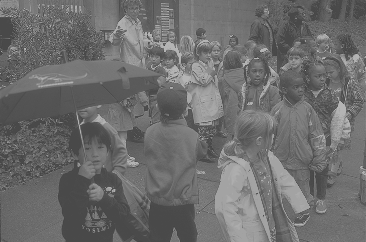
#> input picture lab4/kids.tif, 366 x 242 px
$ python section2.py
#> lines starting #> are read from the running program, lines starting #| are printed output that depends on the picture
import numpy as np
from PIL import Image
import matplotlib.pyplot as plt
from matplotlib import cm

def equalize(x):
    """
    Equalize the image x using histogram equalization. x is left untouched.

    Returns: A histogram-equalized version of x
    """
    fx = cdf(x)
    flat_x = x.flatten()
    y = np.zeros(flat_x.shape)
    for i, pixel_val in enumerate(flat_x):
        y[i] = fx[pixel_val]
    y_min = np.amin(y)
    y_max = np.amax(y)
    z = 255 * (y - y_min) / (y_max - y_min)
    return z.reshape(x.shape)

def cdf(x):
    """
    Compute and return the cummulative distribution function of the image x.
    """
    fx = np.zeros([256])
    # The below does not work well
    # histogram, _ = np.histogram(x.flatten(), bins=256)
    histogram = np.zeros([256])
    for pixel_val in x.flatten():
        histogram[pixel_val] += 1
    # print(histogram)
    # print(sum(histogram[0]))
    total = np.sum(histogram)
    for i in range(len(fx)):
        fx[i] = np.sum(histogram[0:i+1]) / total
    return fx

gray = cm.get_cmap('gray', 256)
im = Image.open('kids.tif')
#> im is the input picture: PIL image 366x242 L; min 70, max 180, mean 108.6
x = np.array(im)

fx = cdf(x)
#> the loop in cdf, `for pixel_val in x.flatten():` made 88572 passes
#> pixel_val on passes 1 to 3: 94, 141, 135
#> after the loop in cdf, `for pixel_val in x.flatten():`: histogram = 256 values, max 3712 at index 73, min 0 at index 0, mean 346
#> in cdf, `total = np.sum(histogram)`: total = 88572
#> after the loop in cdf, `for i in range(len(fx)):`: fx = 256 values from 0 to 1
#> fx = 256 values from 0 to 1
plt.plot(np.linspace(0, 255, 256), fx)
plt.savefig("kids-fx.png")
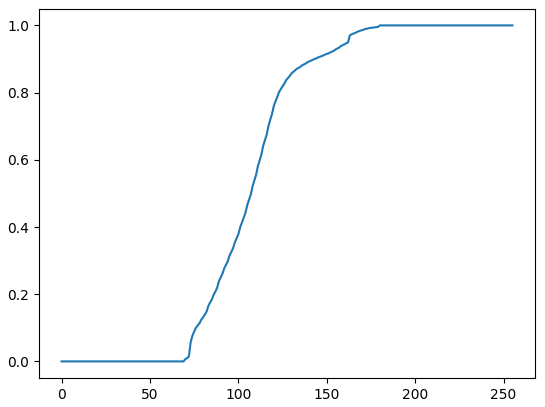
#> figure drawn by matplotlib, 1 panel; curve peaks at x = 180, y = 1
plt.clf()
equalized = equalize(x)
#> the loop in cdf (call 2), `for pixel_val in x.flatten():` made 88572 passes
#> the loop in equalize, `for i, pixel_val in enumerate(flat_x):` made 88572 passes
#> in equalize, `y_min = np.amin(y)`: y_min = 0.00671
#> in equalize, `y_max = np.amax(y)`: y_max = 1
#> in equalize, `return z.reshape(x.shape)`:
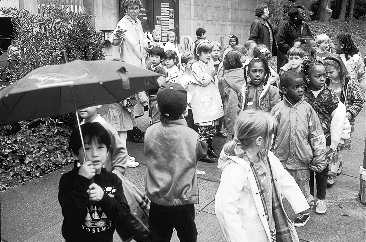
#> returned value: shape (242, 366) float64; min 0, max 255, mean 128.6
plt.hist(equalized.flatten(), bins=np.linspace(0,255,256))
plt.savefig("kids-equalized-histogram.png")
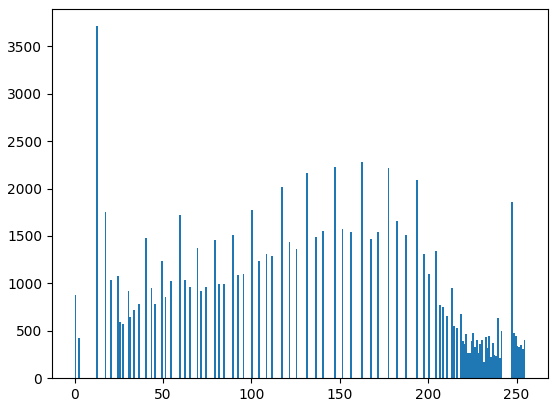
#> figure drawn by matplotlib, 1 panel; tallest bar 3712 high, from x = 12 to 13
plt.clf()
plt.imshow(equalized, cmap=gray)
plt.savefig("kids-equalized-image.png")

# plt.imshow(x, cmap=gray)
